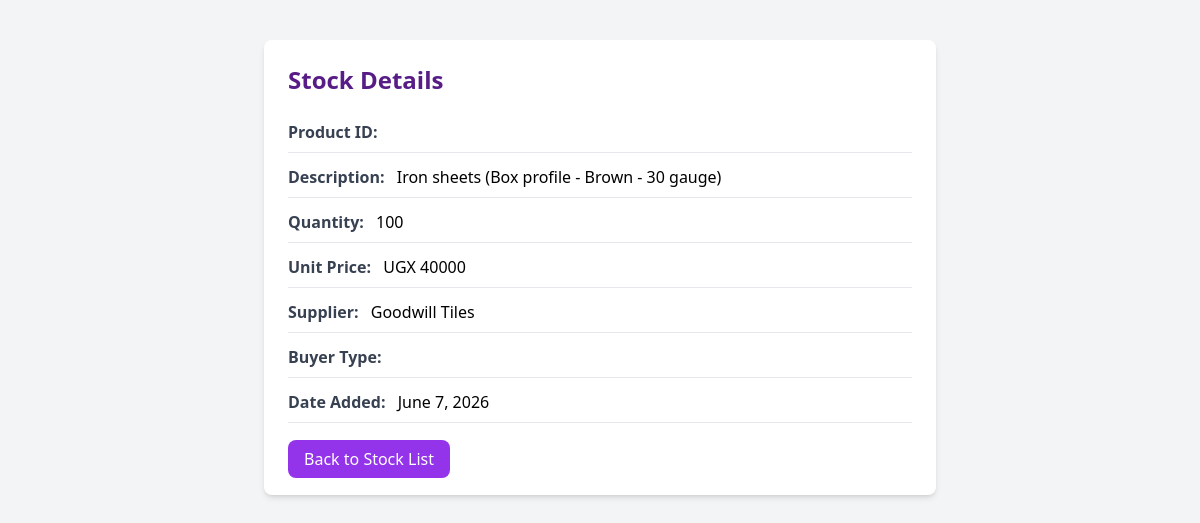
Page /stock/view/15/ on the committed database.
### nyondoapp/models.py (models this page shows)
class Stock(models.Model):
    description = models.TextField()
    quantity = models.IntegerField()
    units = models.CharField(max_length=20)
    unit_price = models.IntegerField(default=0)
    supplier = models.ForeignKey(Supplier, on_delete=models.CASCADE, related_name='stocks')
    date = models.DateField(auto_now_add=True)

class Supplier(models.Model):
    company_name = models.CharField(max_length=100, blank=False)
    email = models.EmailField(blank=True)
    location = models.CharField(max_length=100, blank=False)
    TRN = models.CharField(max_length=50, blank=False, unique=True)
    phone = models.CharField(max_length=15, validators=[validate_ug_phone])
    product_description = models.TextField(blank=False)
    payment_option = models.CharField(max_length=50, blank=False)
    def __str__(self):
        return self.company_name

### nyondoapp/views.py (the view)
# urls.py: path('stock/view/<int:pk>/', views.view_stock, name='view_stock'),
def view_stock(request, pk):
    single_stock = get_object_or_404(Stock, id=pk)
    return render(request, 'stock/view_stock.html', {'item': single_stock})

### nyondoapp/templates/stock/view_stock.html (shortened to what this page needs)
<!DOCTYPE html>
<html>
<head>
    <script src="https://cdn.tailwindcss.com"></script>
</head>
<body class="bg-gray-100">
    <div class="max-w-2xl mx-auto bg-white rounded-lg shadow-md p-6 mt-10">
        <h1 class="text-2xl font-bold text-purple-900 mb-6">Stock Details</h1>
        <div class="space-y-3">
            <div class="border-b pb-2">
                <strong class="text-gray-700">Product ID:</strong>
            </div>
            <div class="border-b pb-2">
                <strong class="text-gray-700">Description:</strong>
                <span class="ml-2">{{ item.description }}</span>
            </div>
            <div class="border-b pb-2">
                <strong class="text-gray-700">Quantity:</strong>
                <span class="ml-2">{{ item.quantity }}</span>
            </div>
            <div class="border-b pb-2">
                <strong class="text-gray-700">Unit Price:</strong>
                <span class="ml-2">UGX {{ item.unit_price }}</span>
            </div>
            <div class="border-b pb-2">
                <strong class="text-gray-700">Supplier:</strong>
                <span class="ml-2">{{ item.supplier }}</span>
            </div>
            <div class="border-b pb-2">
                <strong class="text-gray-700">Buyer Type:</strong>
            </div>
            <div class="border-b pb-2">
                <strong class="text-gray-700">Date Added:</strong>
                <span class="ml-2">{{ item.date }}</span>
            </div>
        </div>
        <div class="mt-6">
            <a href="{% url 'stock_page' %}"
               class="bg-purple-600 text-white px-4 py-2 rounded-lg hover:bg-purple-700">
                Back to Stock List
            </a>
        </div>
    </div>
</body>
</html>

### rows in the picture
Stock: description "Iron sheets (Box profile - Brown - 30 gauge)", quantity "100", unit_price "40000", supplier "Goodwill Tiles", date "June 7, 2026"
